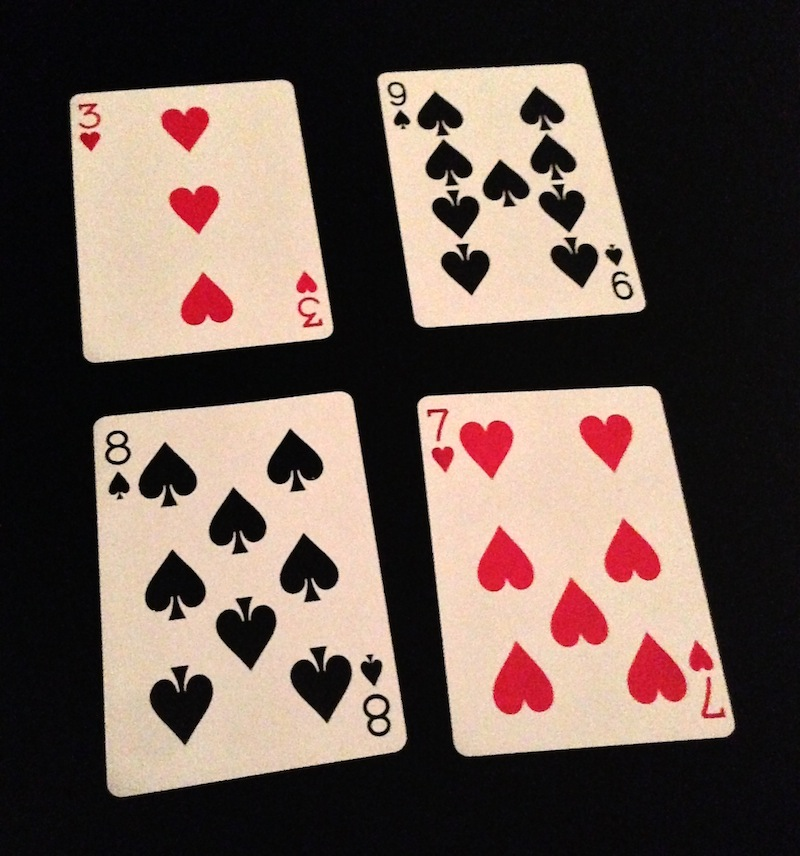
#> input picture Resources/cards2.jpg, 800 x 856 px
$ python cardtest.py
#> lines starting #> are read from the running program, lines starting #| are printed output that depends on the picture
import  cv2 #warping perspective
import numpy as np

img = cv2.imread("Resources/cards2.jpg")
#> img is the input picture: shape (856, 800, 3); mean B, G, R 79.1, 86.9, 103.7

width,height = 250,350
points1 = np.float32([[103,424],[326,400],[116,789],[405,742]])
points2 = np.float32([[0,0],[width,0],[0,height],[width,height]])

transform = cv2.getPerspectiveTransform(points1,points2)
imgOutput = cv2.warpPerspective(img,transform,(width,height))
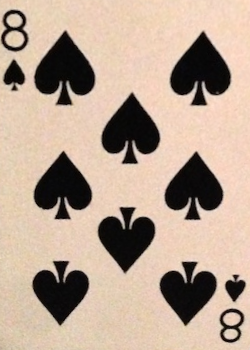
#> imgOutput: shape (350, 250, 3); mean B, G, R 145.4, 162.3, 183.2

cv2.imshow("Image",img)
cv2.imshow("Cropped Image",imgOutput)
cv2.waitKey(0)
